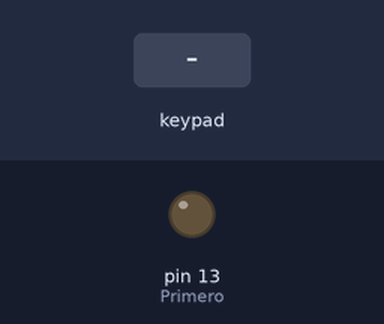
The sketch below on a simulated Arduino Uno, built with avr-gcc and run on an emulated ATmega328P. Parts: output pins drawn as LEDs (lit = HIGH). Dashed ring = blinking. The test bench sets the inputs (shaded band). What the sketch prints to the serial monitor is not drawn.

Above: at 1.2 s.
1.3 s: keypad keys 7 6 5 4 pressed 0.4 s apart
At 1.75 s:
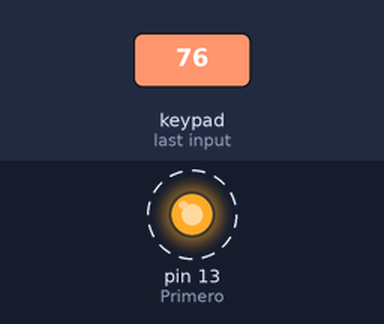
4.4 s: key 'A' pressed
At 5.7 s:
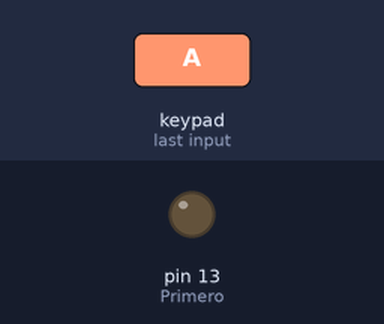
6.0 s: key 'B' pressed
At 7.3 s:
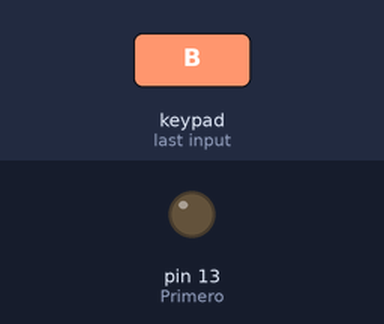
7.6 s: keypad keys 7 6 5 4 # pressed 0.4 s apart
At 7.88 s:
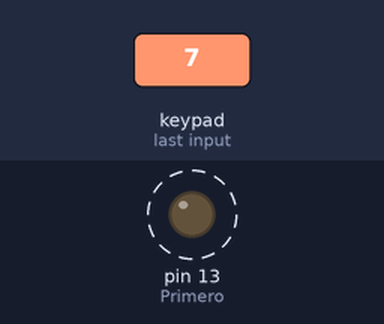
11.1 s: key 'C' pressed
At 12.0 s:
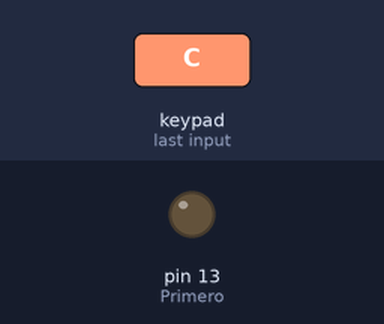
12.7 s: keypad keys 7 6 5 4 * pressed 0.4 s apart
At 13.0 s:
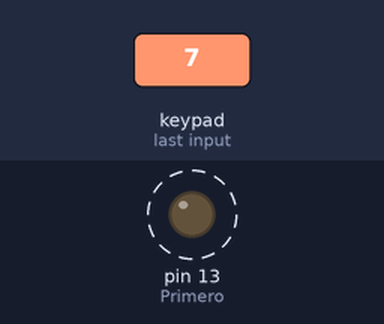
Timing chart, 0 to 16.0 s (numbered marks = the images above; inputs shaded):
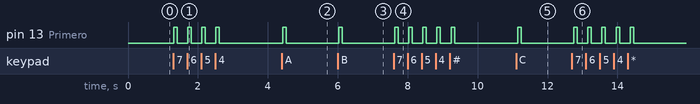

Measured:
- after the input at 1.3 s, pin 13 (Primero): alternates HIGH for 0.10 s and LOW for 0.30 s, 8 changes in all, then stays LOW, starting at once
- after the input at 4.4 s, pin 13 (Primero): LOW → HIGH at once, → LOW 0.10 s later
- after the input at 6.0 s, pin 13 (Primero): LOW → HIGH at once, → LOW 0.10 s later
- after the input at 7.6 s, pin 13 (Primero): alternates HIGH for 0.10 s and LOW for 0.30 s, 10 changes in all, then stays LOW, starting at once
- after the input at 11.1 s, pin 13 (Primero): LOW → HIGH after 0.05 s, → LOW 0.10 s later
- after the input at 12.7 s, pin 13 (Primero): alternates HIGH for 0.10 s and LOW for 0.30 s, 10 changes in all, then stays LOW, starting after 0.05 s

The sketch:

Teclado.ino
```cpp
#include <Keypad.h>            // Prog_19_1
const byte Filas = 4;          //Cuatro filas
const byte Cols = 4;           //Cuatro columnas

byte Pins_Filas[] = {7, 6, 5, 4};     //Pines Arduino para las filas
byte Pins_Cols[] = { 3, 2, 10, 8};     // Pines Arduinopara las columnas
char Teclas [ Filas ][ Cols ] =
          {
              {'1','2','3','A'},
              {'4','5','6','B'},
              {'7','8','9','C'},
              {'*','0','#','D'}
          };
Keypad myKeypad = Keypad(makeKeymap(Teclas), Pins_Filas, Pins_Cols, Filas, Cols);

int Primero = 13;

void setup()
        {
          Serial.begin(9600);
          pinMode(Primero,OUTPUT);


          }

void loop()
 {       char pulsacion = myKeypad.getKey() ;
         if (pulsacion != 0)              // Si el valor es 0 es que no se
          digitalWrite(Primero,HIGH);
          delay(100);
          digitalWrite(Primero,LOW);
                    Serial.println(pulsacion);   // se ha pulsado ninguna tecla


        }

void Encender()
{
   int i;
   for (i=0; i < 5; i++){

   }
}
```
